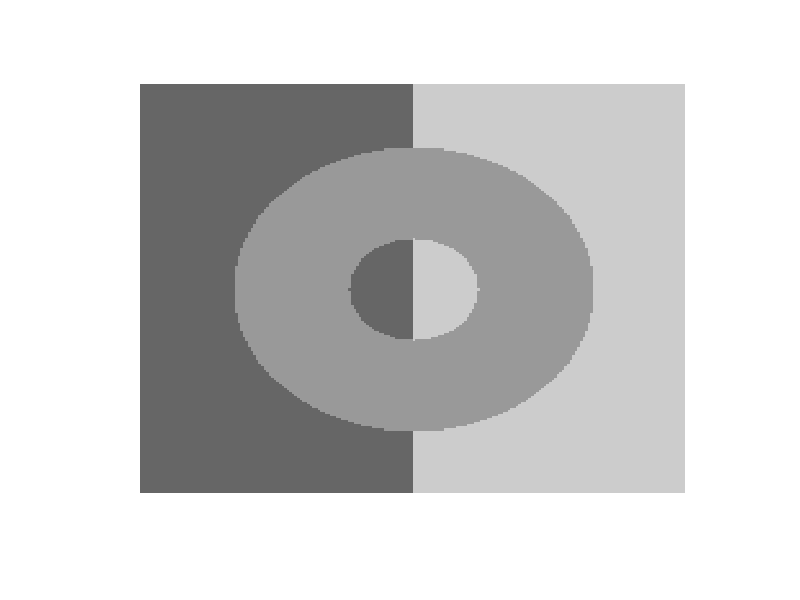
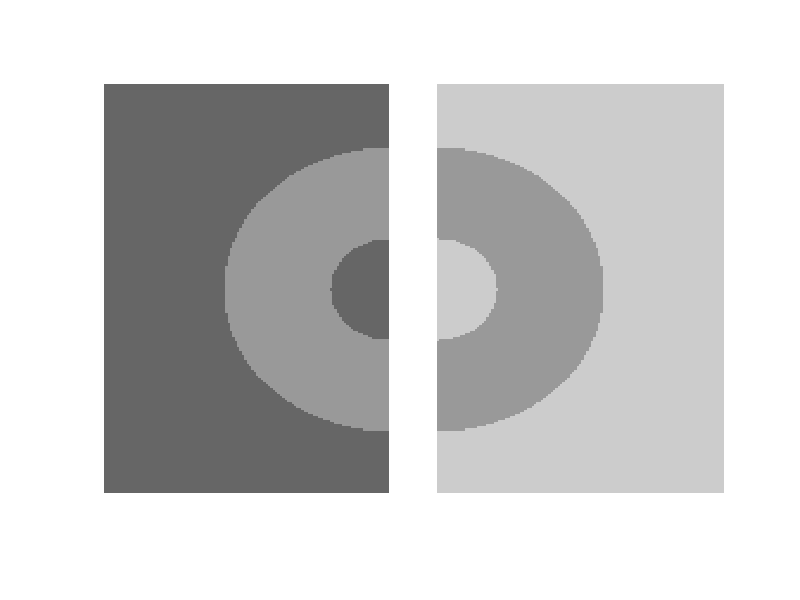
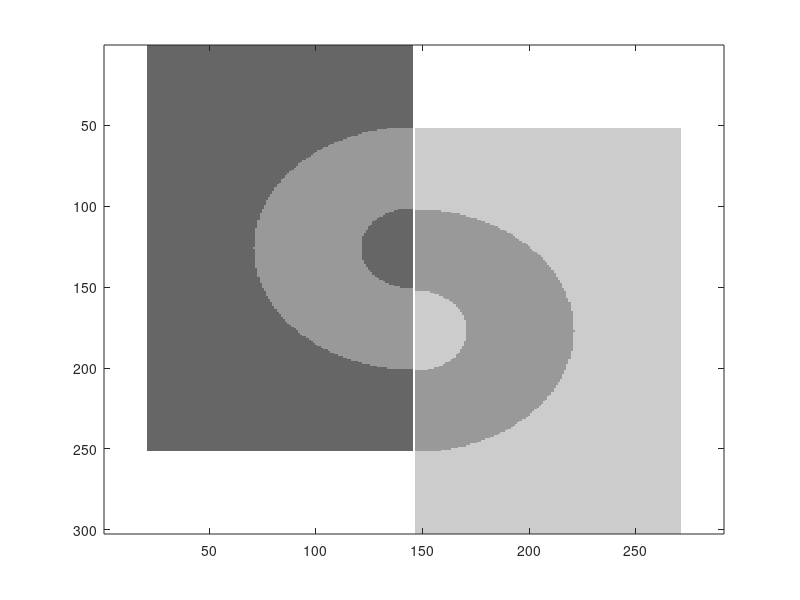

Source code (MATLAB) for these figures, in order: (Note: this script raises an error after producing the figures.)
%% Homework 6 

%% Q 6.1

axis off

cmap = [1 1 1; 0.4 0.4 0.4; 0.8 0.8 0.8; 0.6 0.6 0.6];
% white = [1 1 1];
% darkgray = [0.4 0.4 0.4];
% lightgray = [0.8 0.8 0.8];
% medgray = [0.6 0.6 0.6];

figure(1)
[X, Y] = meshgrid(-12: 0.1: 12);
R = sqrt(X.^2+Y.^2);
M = ones(size(R));

smallradius = 2.5;
bigradius = 7;

[ylen xlen] = size(R); %number of rows, number of columns

for i = 20:xlen-20
    for j = 15:ylen-15
    if j > floor(ylen/2)
        M(i, j) = 3;
    end
    if j <= floor(ylen/2) 
        M(i, j) = 2;
    end
    
    end
end

M(R<bigradius & R>smallradius) = 4;
imagesc(M);
colormap(cmap)
axis off

figure(2)
for i = 20:xlen-20
    for j = 1:ylen
    if j > floor(ylen/2)
        M(i, j) = 3;
    end
    if j <= floor(ylen/2) 
        M(i, j) = 2;
    end
    
    end
end

M(R<bigradius & R>smallradius) = 4;

rip = ones(length(M), 20);
newM = [M(:, 1:ceil(length(M)/2)-1) rip M(:, ceil(length(M)/2):end)];


imagesc(newM);
colormap(cmap)
axis off

clear all 
% close all
figure(3)

cmap = [1 1 1; 0.4 0.4 0.4; 0.8 0.8 0.8; 0.6 0.6 0.6];
smallradius = 2.5;
bigradius = smallradius*2+smallradius;

coordMax = bigradius+2*smallradius;
coordMin = -coordMax;

space = 0.1;
[X, Y] = meshgrid(coordMin:space:coordMax);
R = sqrt(X.^2+Y.^2);
M = ones(size(R));
[ylen xlen] = size(R); %number of rows, number of columns

% no white at top
for i = 1:xlen
    for j = 1:ylen
    if j > floor(ylen/2)
        M(i, j) = 3;
    end
    if j <= floor(ylen/2) 
        M(i, j) = 2;
    end
    
    end
end
M(R<=bigradius & R>=smallradius) = 4;


newDim = length(M)+smallradius*2/space+1;
loc = smallradius*2/space+1;
Mbigger = ones(newDim,length(M));


M1 = M(:, 1:ceil(length(M)/2)-1);
[xM1 yM1] = size(M1);
Mbigger(1:xM1,1:yM1) = M1;

M2 = M(:, ceil(length(M)/2)+1:end);
[xM2 yM2] = size(M1);
Mbigger(loc+1:end,yM1+2:end) = M2;

Mad = ones(length(Mbigger),20);
Mbigger = [Mad Mbigger Mad];
imagesc(Mbigger);
colormap(cmap)


%% Q 6.2
[X, Y] = meshgrid(linspace(-1, 1, 500));
Tatan2(Y,X) * 180/pi;
T1 = mod(T1, 30);
T2 = mod(-T1, 30); 

R=X.^2+Y.^2;


imagesc(M); 
colormap(gray)

% setting background // finding x coords and y coords where values are
% greater than radius 

% SIMILAR BACKGROUND BUT SHIFTED
